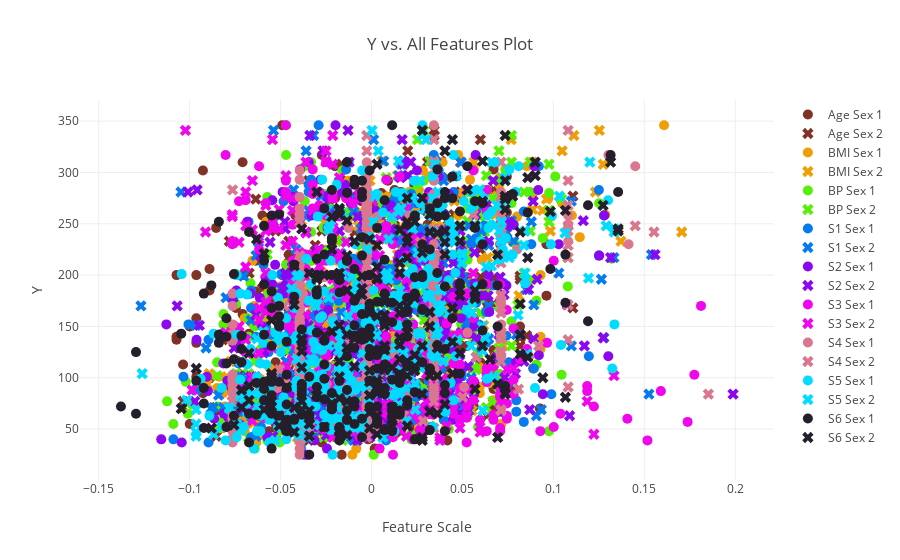

The code cell stored with this chart in its notebook:
### Code cell
from plotly import tools
import plotly as py
import plotly.graph_objs as go
from plotly.offline import download_plotlyjs, init_notebook_mode, plot, iplot

init_notebook_mode(connected=True)

trace0 = go.Scatter(
    x=sex1['age'], y=sex1['Y'],
    name='Age Sex 1',
    mode='markers',
    marker = {'color': '#7F3225', 'size': 10})

trace1 = go.Scatter(
    x=sex2['age'], y=sex2['Y'],
    name='Age Sex 2',
    mode='markers',
    marker={'color': '#7F3225', 'symbol': 'x', 'size': 10})

trace2 = go.Scatter(
    x=sex1['bmi'], y=sex1['Y'],
    name='BMI Sex 1',
    mode='markers',
    marker = {'color': '#F09E06', 'size': 10})

trace3 = go.Scatter(
    x=sex2['bmi'], y=sex2['Y'],
    name='BMI Sex 2',
    mode='markers',
    marker={'color': '#F09E06', 'symbol': 'x', 'size': 10})

trace4 = go.Scatter(
    x=sex1['bp'], y=sex1['Y'],
    name='BP Sex 1',
    mode='markers',
    marker = {'color': '#54F006', 'size': 10})

trace5 = go.Scatter(
    x=sex2['bp'], y=sex2['Y'],
    name='BP Sex 2',
    mode='markers',
    marker={'color': '#54F006', 'symbol': 'x', 'size': 10})

trace6 = go.Scatter(
    x=sex1['s1'], y=sex1['Y'],
    name='S1 Sex 1',
    mode='markers',
    marker = {'color': '#067BF0', 'size': 10})

trace7 = go.Scatter(
    x=sex2['s1'], y=sex2['Y'],
    name='S1 Sex 2',
    mode='markers',
    marker={'color': '#067BF0', 'symbol': 'x', 'size': 10})

trace8 = go.Scatter(
    x=sex1['s2'], y=sex1['Y'],
    name='S2 Sex 1',
    mode='markers',
    marker = {'color': '#8C06F0', 'size': 10})

trace9 = go.Scatter(
    x=sex2['s2'], y=sex2['Y'],
    name='S2 Sex 2',
    mode='markers',
    marker={'color': '#8C06F0', 'symbol': 'x', 'size': 10})

trace10 = go.Scatter(
    x=sex1['s3'], y=sex1['Y'],
    name='S3 Sex 1',
    mode='markers',
    marker = {'color': '#F006EC', 'size': 10})

trace11 = go.Scatter(
    x=sex2['s3'], y=sex2['Y'],
    name='S3 Sex 2',
    mode='markers',
    marker={'color': '#F006EC', 'symbol': 'x', 'size': 10})

trace12 = go.Scatter(
    x=sex1['s4'], y=sex1['Y'],
    name='S4 Sex 1',
    mode='markers',
    marker = {'color': '#DA778F', 'size': 10})

trace13 = go.Scatter(
    x=sex2['s4'], y=sex2['Y'],
    name='S4 Sex 2',
    mode='markers',
    marker={'color': '#DA778F', 'symbol': 'x', 'size': 10})

trace14 = go.Scatter(
    x=sex1['s5'], y=sex1['Y'],
    name='S5 Sex 1',
    mode='markers',
    marker = {'color': '#00DCFF', 'size': 10})

trace15 = go.Scatter(
    x=sex2['s5'], y=sex2['Y'],
    name='S5 Sex 2',
    mode='markers',
    marker={'color': '#00DCFF', 'symbol': 'x', 'size': 10})

trace16 = go.Scatter(
    x=sex1['s6'], y=sex1['Y'],
    name='S6 Sex 1',
    mode='markers',
    marker = {'color': '#241F2A', 'size': 10})

trace17 = go.Scatter(
    x=sex2['s6'], y=sex2['Y'],
    name='S6 Sex 2',
    mode='markers',
    marker={'color': '#241F2A', 'symbol': 'x', 'size': 10})

plot_data = [trace0, trace1, trace2, trace3, trace4, trace5, trace6, trace7, trace8, trace9, 
        trace10, trace11, trace12, trace13, trace14, trace15, trace16, trace17]

layout = go.Layout(
    xaxis = dict(title = 'Feature Scale', zeroline=False),
    yaxis= dict(title= 'Y', zeroline=False),
    showlegend = True,
    title='Y vs. All Features Plot')

fig = dict(data=plot_data, layout=layout)
iplot(fig, filename='YvsAllFeatures')
# result: plot is not very informative; the data is randomly scattered

### Figure 1 — Plotly figure (JSON) as saved in the notebook; plotly's stock layout.template omitted (floating-point values rounded to 4 significant figures; data arrays with more than 128 entries replaced by an {"elided": "..."} marker saying what was removed)
{"data": [{"marker": {"color": "#7F3225", "size": 10}, "mode": "markers", "name": "Age Sex 1", "type": "scatter", "uid": "159a7f38-354e-440f-97cf-3be3abb4a09a", "x": {"elided": "235 float values"}, "y": {"elided": "235 int values"}}, {"marker": {"color": "#7F3225", "size": 10, "symbol": "x"}, "mode": "markers", "name": "Age Sex 2", "type": "scatter", "uid": "edbd7d43-853e-45ac-b305-dfbedbd8def9", "x": {"elided": "207 float values"}, "y": {"elided": "207 int values"}}, {"marker": {"color": "#F09E06", "size": 10}, "mode": "markers", "name": "BMI Sex 1", "type": "scatter", "uid": "c8fc25ed-fa65-4b08-ba79-b50c787fbb1e", "x": {"elided": "235 float values"}, "y": {"elided": "235 int values"}}, {"marker": {"color": "#F09E06", "size": 10, "symbol": "x"}, "mode": "markers", "name": "BMI Sex 2", "type": "scatter", "uid": "7784f25f-b133-459b-afeb-b7d93c83d275", "x": {"elided": "207 float values"}, "y": {"elided": "207 int values"}}, {"marker": {"color": "#54F006", "size": 10}, "mode": "markers", "name": "BP Sex 1", "type": "scatter", "uid": "36c226fb-6299-4b35-842c-079be80c10c1", "x": {"elided": "235 float values"}, "y": {"elided": "235 int values"}}, {"marker": {"color": "#54F006", "size": 10, "symbol": "x"}, "mode": "markers", "name": "BP Sex 2", "type": "scatter", "uid": "be11ef16-cd17-4119-a1dc-26892b13e2da", "x": {"elided": "207 float values"}, "y": {"elided": "207 int values"}}, {"marker": {"color": "#067BF0", "size": 10}, "mode": "markers", "name": "S1 Sex 1", "type": "scatter", "uid": "58e19f69-4a5a-4ca3-905f-34f7f92dc7d8", "x": {"elided": "235 float values"}, "y": {"elided": "235 int values"}}, {"marker": {"color": "#067BF0", "size": 10, "symbol": "x"}, "mode": "markers", "name": "S1 Sex 2", "type": "scatter", "uid": "0d2f02ce-f2df-48e5-af3c-5deae74057ea", "x": {"elided": "207 float values"}, "y": {"elided": "207 int values"}}, {"marker": {"color": "#8C06F0", "size": 10}, "mode": "markers", "name": "S2 Sex 1", "type": "scatter", "uid": "fa245f0e-fb89-4178-91ba-ee80e2886641", "x": {"elided": "235 float values"}, "y": {"elided": "235 int values"}}, {"marker": {"color": "#8C06F0", "size": 10, "symbol": "x"}, "mode": "markers", "name": "S2 Sex 2", "type": "scatter", "uid": "75055641-7905-4c74-af7f-1684da7a5d1f", "x": {"elided": "207 float values"}, "y": {"elided": "207 int values"}}, {"marker": {"color": "#F006EC", "size": 10}, "mode": "markers", "name": "S3 Sex 1", "type": "scatter", "uid": "82daabcf-c39c-49d2-9e15-95eea98e4e3e", "x": {"elided": "235 float values"}, "y": {"elided": "235 int values"}}, {"marker": {"color": "#F006EC", "size": 10, "symbol": "x"}, "mode": "markers", "name": "S3 Sex 2", "type": "scatter", "uid": "a058d532-2ef8-4137-a03d-a2bea31919dd", "x": {"elided": "207 float values"}, "y": {"elided": "207 int values"}}, {"marker": {"color": "#DA778F", "size": 10}, "mode": "markers", "name": "S4 Sex 1", "type": "scatter", "uid": "2ec8e162-cbc0-496a-83d8-f461bc74b4fd", "x": {"elided": "235 float values"}, "y": {"elided": "235 int values"}}, {"marker": {"color": "#DA778F", "size": 10, "symbol": "x"}, "mode": "markers", "name": "S4 Sex 2", "type": "scatter", "uid": "e148a2a0-7553-44e5-a955-28cf22624dd4", "x": {"elided": "207 float values"}, "y": {"elided": "207 int values"}}, {"marker": {"color": "#00DCFF", "size": 10}, "mode": "markers", "name": "S5 Sex 1", "type": "scatter", "uid": "4f7a486a-f46e-4da9-b700-94b0cbfc0e5a", "x": {"elided": "235 float values"}, "y": {"elided": "235 int values"}}, {"marker": {"color": "#00DCFF", "size": 10, "symbol": "x"}, "mode": "markers", "name": "S5 Sex 2", "type": "scatter", "uid": "45296a1e-3631-49fe-b31c-fe0e0042b507", "x": {"elided": "207 float values"}, "y": {"elided": "207 int values"}}, {"marker": {"color": "#241F2A", "size": 10}, "mode": "markers", "name": "S6 Sex 1", "type": "scatter", "uid": "c5b8c432-3cfc-4ca0-a9dd-e74682aaaca3", "x": {"elided": "235 float values"}, "y": {"elided": "235 int values"}}, {"marker": {"color": "#241F2A", "size": 10, "symbol": "x"}, "mode": "markers", "name": "S6 Sex 2", "type": "scatter", "uid": "b8c76fdd-8d0c-4bc7-ac9c-16bfde2bb3ad", "x": {"elided": "207 float values"}, "y": {"elided": "207 int values"}}], "layout": {"showlegend": true, "title": {"text": "Y vs. All Features Plot"}, "xaxis": {"title": {"text": "Feature Scale"}, "zeroline": false}, "yaxis": {"title": {"text": "Y"}, "zeroline": false}}}
